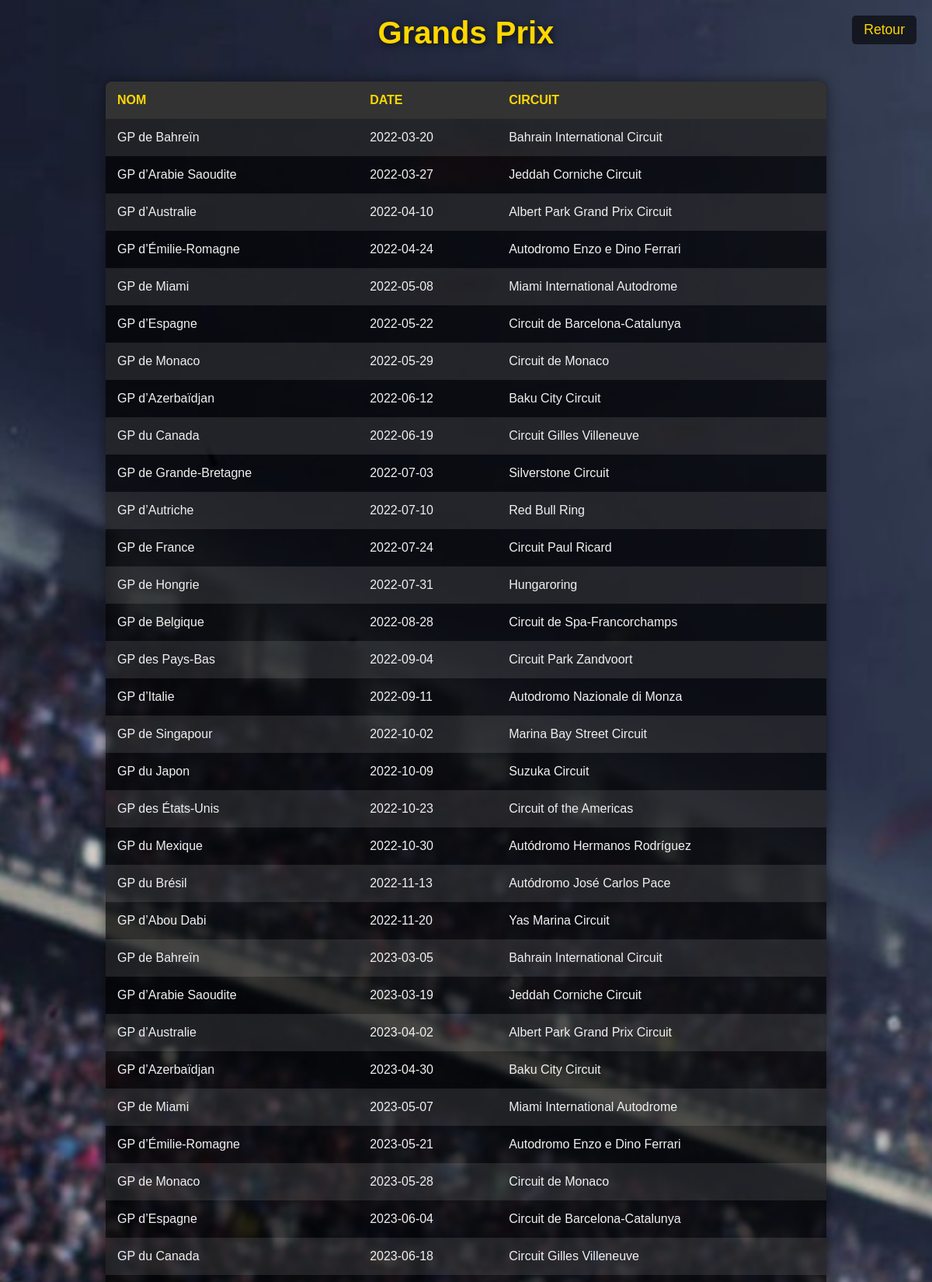
Screenshot of /gp (upper part) with the database file from the repository.
### tables this page shows
CREATE TABLE gp 
(id_gp INTEGER PRIMARY KEY AUTOINCREMENT, nom TEXT, date DATE, id_circuit INTEGER);

CREATE TABLE circuit 
(id_circuit INTEGER PRIMARY KEY AUTOINCREMENT, nom TEXT, pays TEXT, longueur INT, temps_record INT);

### app.py (the view)
@app.route('/gp')
def grand_prix():
    requete_sql = 'SELECT circuit.nom, gp.*'
    requete_sql += 'FROM gp '
    requete_sql += 'JOIN circuit ON circuit.id_circuit = gp.id_circuit'
    result = envoie_requete(requete_sql)
    return render_template('gp.html', data=result)

### app.py (called while the page is built)
def envoie_requete(req):
    conn = sqlite3.connect(r"C:\Users\mbowm\OneDrive\Dokumente\projet\NSI\Projet\ProjetNSI/SF.db")
    cur = conn.cursor()
    cur.execute(req)
    result = cur.fetchall()
    conn.commit()
    cur.close()
    conn.close()
    return result

### templates/gp.html (shortened to what this page needs)
<!DOCTYPE html>
<html lang="fr">
<head>
</head>
<body>
    <h1>Grands Prix</h1>
    <table>
        <tr>
            <th>Nom</th>
            <th>Date</th>
            <th>Circuit</th>
        </tr>
        {% for item in data %}
        <tr>
            <td>{{ item[2] }}</td>
            <td>{{ item[3] }}</td>
            <td>{{ item[0] }}</td>
        </tr>
        {% endfor %}
    </table>
    <a href="/">Retour</a>
</body>
</html>

### templates/gp.html (style rules this page uses)
* { margin: 0; padding: 0; box-sizing: border-box; font-family: Arial, sans-serif; }
body { background-image: url("static/Background2.jpg"); background-size: cover; background-attachment: fixed; background-position: center; display: flex; flex-direction: column; align-items: center; padding: 20px; color: #f0f0f0; }
h1 { font-size: 2.5em; color: #FFD700; text-shadow: 2px 2px 10px rgba(0, 0, 0, 0.7); margin-bottom: 20px; }
a[href="/"] { position: absolute; top: 20px; right: 20px; color: #FFD700; font-size: 1.1em; text-decoration: none; background-color: rgba(0, 0, 0, 0.6); padding: 8px 15px; border-radius: 5px; transition: background-color 0.3s ease; }
table { width: 80%; border-collapse: collapse; background-color: rgba(0, 0, 0, 0.7); margin-top: 20px; border-radius: 8px; overflow: hidden; box-shadow: 0px 0px 15px rgba(0, 0, 0, 0.5); }
th, td { padding: 15px; text-align: left; color: #f0f0f0; }
th { background-color: #333; color: #FFD700; font-weight: bold; text-transform: uppercase; }
tr:nth-child(even) { background-color: rgba(255, 255, 255, 0.1); }

### rows the page displays
gp: nom "GP de Bahreïn", date "2022-03-20", nom "Bahrain International Circuit"
gp: nom "GP d’Arabie Saoudite", date "2022-03-27", nom "Jeddah Corniche Circuit"
gp: nom "GP d’Australie", date "2022-04-10", nom "Albert Park Grand Prix Circuit"
gp: nom "GP d’Émilie-Romagne", date "2022-04-24", nom "Autodromo Enzo e Dino Ferrari"
gp: nom "GP de Miami", date "2022-05-08", nom "Miami International Autodrome"
gp: nom "GP d’Espagne", date "2022-05-22", nom "Circuit de Barcelona-Catalunya"
gp: nom "GP de Monaco", date "2022-05-29", nom "Circuit de Monaco"
gp: nom "GP d’Azerbaïdjan", date "2022-06-12", nom "Baku City Circuit"
gp: nom "GP du Canada", date "2022-06-19", nom "Circuit Gilles Villeneuve"
gp: nom "GP de Grande-Bretagne", date "2022-07-03", nom "Silverstone Circuit"
gp: nom "GP d’Autriche", date "2022-07-10", nom "Red Bull Ring"
gp: nom "GP de France", date "2022-07-24", nom "Circuit Paul Ricard"
gp: nom "GP de Hongrie", date "2022-07-31", nom "Hungaroring"
gp: nom "GP de Belgique", date "2022-08-28", nom "Circuit de Spa-Francorchamps"
gp: nom "GP des Pays-Bas", date "2022-09-04", nom "Circuit Park Zandvoort"
gp: nom "GP d’Italie", date "2022-09-11", nom "Autodromo Nazionale di Monza"
gp: nom "GP de Singapour", date "2022-10-02", nom "Marina Bay Street Circuit"
gp: nom "GP du Japon", date "2022-10-09", nom "Suzuka Circuit"
gp: nom "GP des États-Unis", date "2022-10-23", nom "Circuit of the Americas"
gp: nom "GP du Mexique", date "2022-10-30", nom "Autódromo Hermanos Rodríguez"
gp: nom "GP du Brésil", date "2022-11-13", nom "Autódromo José Carlos Pace"
gp: nom "GP d’Abou Dabi", date "2022-11-20", nom "Yas Marina Circuit"
gp: nom "GP de Bahreïn", date "2023-03-05", nom "Bahrain International Circuit"
gp: nom "GP d’Arabie Saoudite", date "2023-03-19", nom "Jeddah Corniche Circuit"
gp: nom "GP d’Australie", date "2023-04-02", nom "Albert Park Grand Prix Circuit"
gp: nom "GP d’Azerbaïdjan", date "2023-04-30", nom "Baku City Circuit"
gp: nom "GP de Miami", date "2023-05-07", nom "Miami International Autodrome"
gp: nom "GP d’Émilie-Romagne", date "2023-05-21", nom "Autodromo Enzo e Dino Ferrari"
gp: nom "GP de Monaco", date "2023-05-28", nom "Circuit de Monaco"
gp: nom "GP d’Espagne", date "2023-06-04", nom "Circuit de Barcelona-Catalunya"
gp: nom "GP du Canada", date "2023-06-18", nom "Circuit Gilles Villeneuve"
